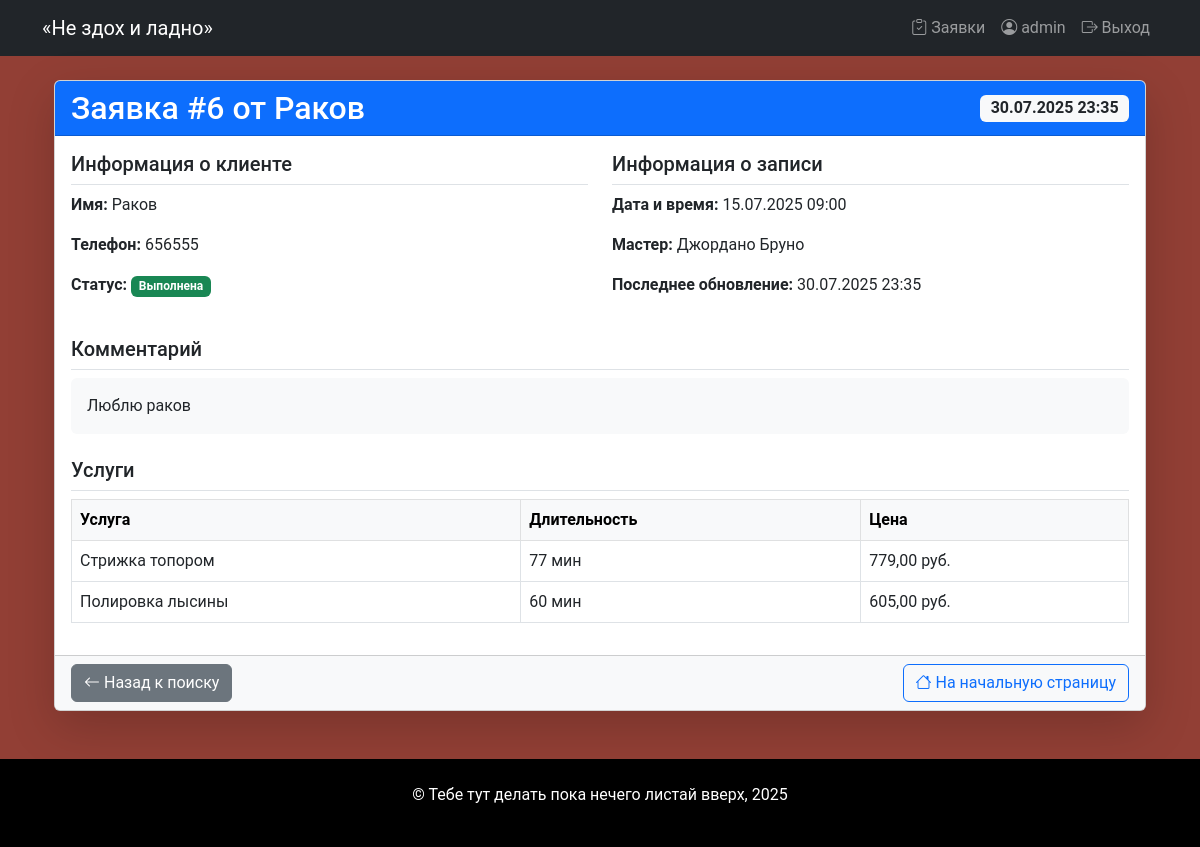
/order/6/ (signed in), run on the app's committed database.
### core/models.py (models this page shows, shortened)
class Order(models.Model):
    STATUS_CHOICES = [
        ('not_approved', 'Не подтверждена'),
        ('new', 'Новая'),
        ('confirmed', 'Подтверждена'),
        ('cancelled', 'Отменена'),
        ('completed', 'Выполнена')
    ]
    client_name = models.CharField(max_length=100, verbose_name="Имя клиента")
    phone = models.CharField(max_length=20, verbose_name="Телефон")
    comment = models.TextField(blank=True, verbose_name="Комментарий")
    status = models.CharField (
        max_length=50,
        choices=STATUS_CHOICES,
        default="not_approved",
        verbose_name="Статус")
    date_created = models.DateTimeField(auto_now_add=True, verbose_name="Дата создания")
    date_updated = models.DateTimeField(null=True, auto_now=True, verbose_name="Дата обновления")
    master = models.ForeignKey(
        "Master",
        on_delete=models.SET_NULL,
        null=True,
        blank=True,
        verbose_name="Мастер")
    services = models.ManyToManyField(
        "Service",
        related_name="orders",
        verbose_name="Услуги"
    )
    appointment_date = models.DateTimeField(verbose_name="Дата и время записи")
    class Meta:
        verbose_name = "Запись"
        verbose_name_plural="Записи"

class Master(models.Model):
    name = models.CharField(max_length=150, verbose_name="Имя")
    photo = models.ImageField(upload_to="masters/", blank=True, verbose_name="Фотография", null=True)
    phone = models.CharField(max_length=20, verbose_name="Телефон")
    address = models.CharField(max_length=256, verbose_name="Адрес")
    experience = models.PositiveIntegerField(
        verbose_name="Стаж работы",
        help_text="Опыт работы в годах")
    services = models.ManyToManyField(
        "Service",
        related_name="masters",
        verbose_name="Услуги")
    is_active = models.BooleanField(
        default=True,
        verbose_name="Активен")
    class Meta:
        verbose_name = "Мастер"
        verbose_name_plural="Мастера"

class Service(models.Model):
    name = models.CharField(max_length=200, verbose_name="Название")
    description = models.TextField(blank=True, verbose_name="Описание")
    price = models.DecimalField(
        max_digits=10,
        decimal_places=2,
        verbose_name="Цена")
    duration = models.PositiveIntegerField (verbose_name="Длительность", help_text="Время выполнения в минутах")
    is_popular = models.BooleanField(default=False,  verbose_name="Популярная услуга")
    image = models.ImageField(
        null=True,
        upload_to="services/",
        blank=True,
        verbose_name="Изображение")
    class Meta:
        verbose_name = "Услуга"
        verbose_name_plural="Услуги"

### core/views.py (the view)
# urls.py: path('order/<int:pk>/', order_detail, name='order_detail'),
@login_required
def order_detail(request, pk):
    order  = get_object_or_404(Order, pk=pk)
    return render(request, 'order_detail.html', {'order': order})

### core/context_processors.py (called while the page is built)
def menu_barbershop(request):
    menu_context = [
        {"name": "Главная", "url": reverse("landing")},
        {"name": "О нас", "url": reverse("landing") + "#about"},
        {"name": "Преимущества", "url": reverse("landing") + "#benefits"},
        {"name": "Мастера", "url": reverse("landing") + "#masters"},
        {"name": "Услуги", "url": reverse("landing") + "#services"},
        {"name": "Запись", "url": reverse("landing") + "#booking"},
        {"name": "Спасибо", "url": reverse("thanks")},
    ]
    return menu_context

### templates/order_detail.html
{% extends 'base.html' %}
{% block content %}
<div class="container">
    <div class="card shadow-lg">
        <div class="card-header bg-primary text-white">
            <div class="d-flex justify-content-between align-items-center">
                <h2 class="mb-0">Заявка #{{ order.id }} от {{ order.client_name }}</h2>
                <span class="badge bg-light text-dark fs-6">
                    {{ order.date_created|date:"d.m.Y H:i" }}
                </span>
            </div>
        </div>
        <div class="card-body">
            <div class="row mb-4">
                <div class="col-md-6">
                    <h5 class="border-bottom pb-2">Информация о клиенте</h5>
                    <p><strong>Имя:</strong> {{ order.client_name }}</p>
                    <p><strong>Телефон:</strong> {{ order.phone }}</p>
                    <p><strong>Статус:</strong>
                        <span class="badge
                            {% if order.status == 'completed' %}bg-success
                            {% elif order.status == 'cancelled' %}bg-danger
                            {% elif order.status == 'confirmed' %}bg-primary
                            {% else %}bg-warning text-dark{% endif %}">
                            {{ order.get_status_display }}
                        </span>
                    </p>
                </div>
                <div class="col-md-6">
                    <h5 class="border-bottom pb-2">Информация о записи</h5>
                    <p><strong>Дата и время:</strong> {{ order.appointment_date|date:"d.m.Y H:i" }}</p>
                    <p><strong>Мастер:</strong>
                        {% if order.master %}
                        {{ order.master.name }}
                        {% else %}
                        <span class="text-muted">Не назначен</span>
                        {% endif %}
                    </p>
                    <p><strong>Последнее обновление:</strong> {{ order.date_updated|date:"d.m.Y H:i" }}</p>
                </div>
            </div>
            <div class="row mb-4">
                <div class="col-12">
                    <h5 class="border-bottom pb-2">Комментарий</h5>
                    <div class="bg-light p-3 rounded">
                        {% if order.comment %}
                        {{ order.comment }}
                        {% else %}
                        <span class="text-muted">Комментарий не оставлен</span>
                        {% endif %}
                    </div>
                </div>
            </div>
            <div class="row">
                <div class="col-12">
                    <h5 class="border-bottom pb-2">Услуги</h5>
                    <div class="table-responsive">
                        <table class="table table-bordered">
                            <thead class="table-light">
                                <tr>
                                    <th>Услуга</th>
                                    <th>Длительность</th>
                                    <th>Цена</th>
                                </tr>
                            </thead>
                            <tbody>
                                {% for service in order.services.all %}
                                <tr>
                                    <td>{{ service.name }}</td>
                                    <td>{{ service.duration }} мин</td>
                                    <td>{{ service.price }} руб.</td>
                                </tr>
                                {% empty %}
                                <tr>
                                    <td colspan="3" class="text-center text-muted">
                                        Услуги не выбраны
                                    </td>
                                </tr>
                                {% endfor %}
                            </tbody>
                        </table>
                    </div>
                </div>
            </div>
        </div>
        <div class="card-footer bg-light">
            <div class="d-flex justify-content-between">
                <a href="{% url 'orders_list' %}" class="btn btn-secondary">
                    <i class="bi bi-arrow-left"></i> Назад к поиску
                </a>
                <a href="{% url 'landing' %}" class="btn btn-outline-primary">
                    <i class="bi bi-house"></i> На начальную страницу
                </a>
            </div>
        </div>
    </div>
</div>
{% endblock %}

### templates/includes/menu.html (shortened to what this page needs)
<nav class="navbar navbar-expand-lg navbar-dark bg-dark">
    <div class="container">
        <a class="navbar-brand" href="{% url 'landing' %}">«Не здох и ладно»</a>
        <div class="collapse navbar-collapse" id="navbarNav">
            <ul class="navbar-nav">
                {% if user.is_authenticated %}
                <li class="nav-item">
                    <a class="nav-link" href="{% url 'orders_list' %}">
                        <i class="bi bi-clipboard-check"></i> Заявки
                    </a>
                </li>
                <li class="nav-item">
                    <a class="nav-link" href="#">
                        <i class="bi bi-person-circle"></i> {{ user.username }}
                    </a>
                </li>
                <li class="nav-item">
                    <a class="nav-link" href="{% url 'logout' %}">
                        <i class="bi bi-box-arrow-right"></i> Выход
                    </a>
                </li>
                {% endif %}
            </ul>
        </div>
    </div>
</nav>

### static/css/main.css (style rules this page uses)
body { background-color: #7c170cd3; font-family: "Roboto", sans-serif; }

### data on the page
Order: id "6", client_name "Раков", date_created "30.07.2025 23:35", phone "656555", status "Выполнена", appointment_date "15.07.2025 09:00", master.name "Джордано Бруно", date_updated "30.07.2025 23:35", comment "Люблю раков"
Service: name "Стрижка топором", duration "77", price "779,00"
Service: name "Полировка лысины", duration "60", price "605,00"

### other printed values
{{ user.username }} "admin"
